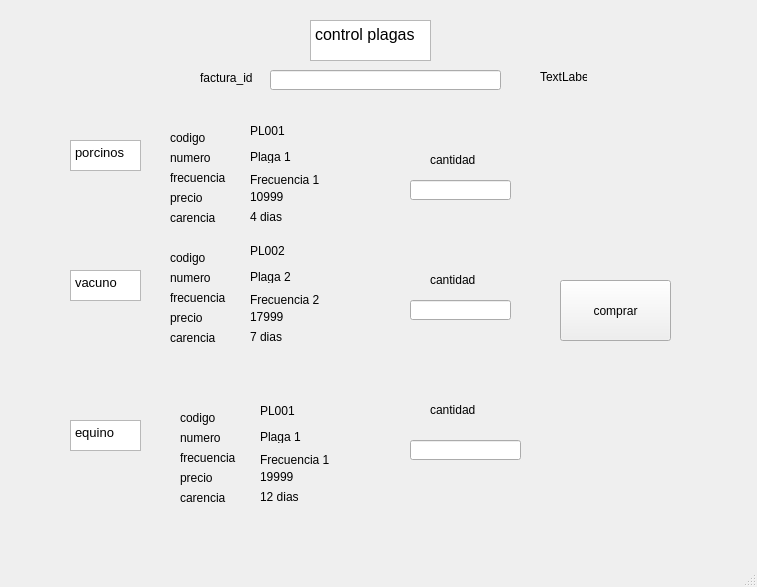
<?xml version="1.0" encoding="UTF-8"?>
<ui version="4.0">
 <class>MainWindow</class>
 <widget class="QMainWindow" name="MainWindow">
  <property name="geometry">
   <rect>
    <x>0</x>
    <y>0</y>
    <width>757</width>
    <height>587</height>
   </rect>
  </property>
  <property name="windowTitle">
   <string>MainWindow</string>
  </property>
  <widget class="QWidget" name="centralwidget">
   <widget class="QTextBrowser" name="textBrowser">
    <property name="geometry">
     <rect>
      <x>310</x>
      <y>20</y>
      <width>121</width>
      <height>41</height>
     </rect>
    </property>
    <property name="html">
     <string>&lt;!DOCTYPE HTML PUBLIC &quot;-//W3C//DTD HTML 4.0//EN&quot; &quot;http://www.w3.org/TR/REC-html40/strict.dtd&quot;&gt;
&lt;html&gt;&lt;head&gt;&lt;meta name=&quot;qrichtext&quot; content=&quot;1&quot; /&gt;&lt;style type=&quot;text/css&quot;&gt;
p, li { white-space: pre-wrap; }
&lt;/style&gt;&lt;/head&gt;&lt;body style=&quot; font-family:'MS Shell Dlg 2'; font-size:8.25pt; font-weight:400; font-style:normal;&quot;&gt;
&lt;p style=&quot; margin-top:0px; margin-bottom:0px; margin-left:0px; margin-right:0px; -qt-block-indent:0; text-indent:0px;&quot;&gt;&lt;span style=&quot; font-size:12pt;&quot;&gt;control plagas&lt;/span&gt;&lt;/p&gt;&lt;/body&gt;&lt;/html&gt;</string>
    </property>
   </widget>
   <widget class="QTextBrowser" name="textBrowser_2">
    <property name="geometry">
     <rect>
      <x>70</x>
      <y>140</y>
      <width>71</width>
      <height>31</height>
     </rect>
    </property>
    <property name="html">
     <string>&lt;!DOCTYPE HTML PUBLIC &quot;-//W3C//DTD HTML 4.0//EN&quot; &quot;http://www.w3.org/TR/REC-html40/strict.dtd&quot;&gt;
&lt;html&gt;&lt;head&gt;&lt;meta name=&quot;qrichtext&quot; content=&quot;1&quot; /&gt;&lt;style type=&quot;text/css&quot;&gt;
p, li { white-space: pre-wrap; }
&lt;/style&gt;&lt;/head&gt;&lt;body style=&quot; font-family:'MS Shell Dlg 2'; font-size:8.25pt; font-weight:400; font-style:normal;&quot;&gt;
&lt;p style=&quot; margin-top:0px; margin-bottom:0px; margin-left:0px; margin-right:0px; -qt-block-indent:0; text-indent:0px;&quot;&gt;&lt;span style=&quot; font-size:10pt;&quot;&gt;porcinos&lt;/span&gt;&lt;/p&gt;&lt;/body&gt;&lt;/html&gt;</string>
    </property>
   </widget>
   <widget class="QTextBrowser" name="textBrowser_3">
    <property name="geometry">
     <rect>
      <x>70</x>
      <y>270</y>
      <width>71</width>
      <height>31</height>
     </rect>
    </property>
    <property name="html">
     <string>&lt;!DOCTYPE HTML PUBLIC &quot;-//W3C//DTD HTML 4.0//EN&quot; &quot;http://www.w3.org/TR/REC-html40/strict.dtd&quot;&gt;
&lt;html&gt;&lt;head&gt;&lt;meta name=&quot;qrichtext&quot; content=&quot;1&quot; /&gt;&lt;style type=&quot;text/css&quot;&gt;
p, li { white-space: pre-wrap; }
&lt;/style&gt;&lt;/head&gt;&lt;body style=&quot; font-family:'MS Shell Dlg 2'; font-size:8.25pt; font-weight:400; font-style:normal;&quot;&gt;
&lt;p style=&quot; margin-top:0px; margin-bottom:0px; margin-left:0px; margin-right:0px; -qt-block-indent:0; text-indent:0px;&quot;&gt;&lt;span style=&quot; font-size:10pt;&quot;&gt;vacuno&lt;/span&gt;&lt;/p&gt;&lt;/body&gt;&lt;/html&gt;</string>
    </property>
   </widget>
   <widget class="QTextBrowser" name="textBrowser_4">
    <property name="geometry">
     <rect>
      <x>70</x>
      <y>420</y>
      <width>71</width>
      <height>31</height>
     </rect>
    </property>
    <property name="html">
     <string>&lt;!DOCTYPE HTML PUBLIC &quot;-//W3C//DTD HTML 4.0//EN&quot; &quot;http://www.w3.org/TR/REC-html40/strict.dtd&quot;&gt;
&lt;html&gt;&lt;head&gt;&lt;meta name=&quot;qrichtext&quot; content=&quot;1&quot; /&gt;&lt;style type=&quot;text/css&quot;&gt;
p, li { white-space: pre-wrap; }
&lt;/style&gt;&lt;/head&gt;&lt;body style=&quot; font-family:'MS Shell Dlg 2'; font-size:8.25pt; font-weight:400; font-style:normal;&quot;&gt;
&lt;p style=&quot; margin-top:0px; margin-bottom:0px; margin-left:0px; margin-right:0px; -qt-block-indent:0; text-indent:0px;&quot;&gt;&lt;span style=&quot; font-size:10pt;&quot;&gt;equino&lt;/span&gt;&lt;/p&gt;&lt;/body&gt;&lt;/html&gt;</string>
    </property>
   </widget>
   <widget class="QPushButton" name="comprar">
    <property name="geometry">
     <rect>
      <x>560</x>
      <y>280</y>
      <width>111</width>
      <height>61</height>
     </rect>
    </property>
    <property name="text">
     <string>comprar</string>
    </property>
   </widget>
   <widget class="QLabel" name="nombre_cliente">
    <property name="geometry">
     <rect>
      <x>250</x>
      <y>120</y>
      <width>47</width>
      <height>21</height>
     </rect>
    </property>
    <property name="text">
     <string>PL001</string>
    </property>
   </widget>
   <widget class="QLabel" name="nombre_cliente_2">
    <property name="geometry">
     <rect>
      <x>250</x>
      <y>150</y>
      <width>47</width>
      <height>13</height>
     </rect>
    </property>
    <property name="text">
     <string>Plaga 1</string>
    </property>
   </widget>
   <widget class="QLabel" name="nombre_cliente_3">
    <property name="geometry">
     <rect>
      <x>250</x>
      <y>170</y>
      <width>71</width>
      <height>20</height>
     </rect>
    </property>
    <property name="text">
     <string>Frecuencia 1</string>
    </property>
   </widget>
   <widget class="QLabel" name="nombre_cliente_4">
    <property name="geometry">
     <rect>
      <x>250</x>
      <y>190</y>
      <width>47</width>
      <height>13</height>
     </rect>
    </property>
    <property name="text">
     <string>10999</string>
    </property>
   </widget>
   <widget class="QLabel" name="label">
    <property name="geometry">
     <rect>
      <x>170</x>
      <y>190</y>
      <width>71</width>
      <height>16</height>
     </rect>
    </property>
    <property name="text">
     <string>precio</string>
    </property>
   </widget>
   <widget class="QLabel" name="label_2">
    <property name="geometry">
     <rect>
      <x>170</x>
      <y>150</y>
      <width>71</width>
      <height>16</height>
     </rect>
    </property>
    <property name="text">
     <string>numero</string>
    </property>
   </widget>
   <widget class="QLabel" name="label_3">
    <property name="geometry">
     <rect>
      <x>170</x>
      <y>170</y>
      <width>71</width>
      <height>16</height>
     </rect>
    </property>
    <property name="text">
     <string>frecuencia</string>
    </property>
   </widget>
   <widget class="QLabel" name="label_4">
    <property name="geometry">
     <rect>
      <x>170</x>
      <y>130</y>
      <width>71</width>
      <height>16</height>
     </rect>
    </property>
    <property name="text">
     <string>codigo</string>
    </property>
   </widget>
   <widget class="QLabel" name="label_5">
    <property name="geometry">
     <rect>
      <x>170</x>
      <y>250</y>
      <width>71</width>
      <height>16</height>
     </rect>
    </property>
    <property name="text">
     <string>codigo</string>
    </property>
   </widget>
   <widget class="QLabel" name="nombre_cliente_5">
    <property name="geometry">
     <rect>
      <x>250</x>
      <y>290</y>
      <width>71</width>
      <height>20</height>
     </rect>
    </property>
    <property name="text">
     <string>Frecuencia 2</string>
    </property>
   </widget>
   <widget class="QLabel" name="nombre_cliente_6">
    <property name="geometry">
     <rect>
      <x>250</x>
      <y>310</y>
      <width>47</width>
      <height>13</height>
     </rect>
    </property>
    <property name="text">
     <string>17999</string>
    </property>
   </widget>
   <widget class="QLabel" name="label_6">
    <property name="geometry">
     <rect>
      <x>170</x>
      <y>310</y>
      <width>71</width>
      <height>16</height>
     </rect>
    </property>
    <property name="text">
     <string>precio</string>
    </property>
   </widget>
   <widget class="QLabel" name="nombre_cliente_7">
    <property name="geometry">
     <rect>
      <x>250</x>
      <y>270</y>
      <width>47</width>
      <height>13</height>
     </rect>
    </property>
    <property name="text">
     <string>Plaga 2</string>
    </property>
   </widget>
   <widget class="QLabel" name="nombre_cliente_8">
    <property name="geometry">
     <rect>
      <x>250</x>
      <y>240</y>
      <width>47</width>
      <height>21</height>
     </rect>
    </property>
    <property name="text">
     <string>PL002</string>
    </property>
   </widget>
   <widget class="QLabel" name="label_7">
    <property name="geometry">
     <rect>
      <x>170</x>
      <y>290</y>
      <width>71</width>
      <height>16</height>
     </rect>
    </property>
    <property name="text">
     <string>frecuencia</string>
    </property>
   </widget>
   <widget class="QLabel" name="label_8">
    <property name="geometry">
     <rect>
      <x>170</x>
      <y>270</y>
      <width>71</width>
      <height>16</height>
     </rect>
    </property>
    <property name="text">
     <string>numero</string>
    </property>
   </widget>
   <widget class="QLabel" name="label_9">
    <property name="geometry">
     <rect>
      <x>180</x>
      <y>410</y>
      <width>71</width>
      <height>16</height>
     </rect>
    </property>
    <property name="text">
     <string>codigo</string>
    </property>
   </widget>
   <widget class="QLabel" name="nombre_cliente_9">
    <property name="geometry">
     <rect>
      <x>260</x>
      <y>450</y>
      <width>71</width>
      <height>20</height>
     </rect>
    </property>
    <property name="text">
     <string>Frecuencia 1</string>
    </property>
   </widget>
   <widget class="QLabel" name="nombre_cliente_10">
    <property name="geometry">
     <rect>
      <x>260</x>
      <y>470</y>
      <width>47</width>
      <height>13</height>
     </rect>
    </property>
    <property name="text">
     <string>19999</string>
    </property>
   </widget>
   <widget class="QLabel" name="label_10">
    <property name="geometry">
     <rect>
      <x>180</x>
      <y>470</y>
      <width>71</width>
      <height>16</height>
     </rect>
    </property>
    <property name="text">
     <string>precio</string>
    </property>
   </widget>
   <widget class="QLabel" name="nombre_cliente_11">
    <property name="geometry">
     <rect>
      <x>260</x>
      <y>430</y>
      <width>47</width>
      <height>13</height>
     </rect>
    </property>
    <property name="text">
     <string>Plaga 1</string>
    </property>
   </widget>
   <widget class="QLabel" name="nombre_cliente_12">
    <property name="geometry">
     <rect>
      <x>260</x>
      <y>400</y>
      <width>47</width>
      <height>21</height>
     </rect>
    </property>
    <property name="text">
     <string>PL001</string>
    </property>
   </widget>
   <widget class="QLabel" name="label_11">
    <property name="geometry">
     <rect>
      <x>180</x>
      <y>450</y>
      <width>71</width>
      <height>16</height>
     </rect>
    </property>
    <property name="text">
     <string>frecuencia</string>
    </property>
   </widget>
   <widget class="QLabel" name="label_12">
    <property name="geometry">
     <rect>
      <x>180</x>
      <y>430</y>
      <width>71</width>
      <height>16</height>
     </rect>
    </property>
    <property name="text">
     <string>numero</string>
    </property>
   </widget>
   <widget class="QLineEdit" name="recibe_id_factura_plaga">
    <property name="geometry">
     <rect>
      <x>270</x>
      <y>70</y>
      <width>231</width>
      <height>20</height>
     </rect>
    </property>
    <property name="text">
     <string/>
    </property>
   </widget>
   <widget class="QLabel" name="label_13">
    <property name="geometry">
     <rect>
      <x>170</x>
      <y>210</y>
      <width>71</width>
      <height>16</height>
     </rect>
    </property>
    <property name="text">
     <string>carencia</string>
    </property>
   </widget>
   <widget class="QLabel" name="nombre_cliente_16">
    <property name="geometry">
     <rect>
      <x>250</x>
      <y>210</y>
      <width>47</width>
      <height>13</height>
     </rect>
    </property>
    <property name="text">
     <string>4 dias</string>
    </property>
   </widget>
   <widget class="QLabel" name="label_14">
    <property name="geometry">
     <rect>
      <x>170</x>
      <y>330</y>
      <width>71</width>
      <height>16</height>
     </rect>
    </property>
    <property name="text">
     <string>carencia</string>
    </property>
   </widget>
   <widget class="QLabel" name="nombre_cliente_17">
    <property name="geometry">
     <rect>
      <x>250</x>
      <y>330</y>
      <width>47</width>
      <height>13</height>
     </rect>
    </property>
    <property name="text">
     <string>7 dias</string>
    </property>
   </widget>
   <widget class="QLabel" name="label_15">
    <property name="geometry">
     <rect>
      <x>180</x>
      <y>490</y>
      <width>71</width>
      <height>16</height>
     </rect>
    </property>
    <property name="text">
     <string>carencia</string>
    </property>
   </widget>
   <widget class="QLabel" name="nombre_cliente_18">
    <property name="geometry">
     <rect>
      <x>260</x>
      <y>490</y>
      <width>47</width>
      <height>13</height>
     </rect>
    </property>
    <property name="text">
     <string>12 dias</string>
    </property>
   </widget>
   <widget class="QLabel" name="label_16">
    <property name="geometry">
     <rect>
      <x>200</x>
      <y>70</y>
      <width>71</width>
      <height>16</height>
     </rect>
    </property>
    <property name="text">
     <string>factura_id</string>
    </property>
   </widget>
   <widget class="QLabel" name="label_17">
    <property name="geometry">
     <rect>
      <x>540</x>
      <y>70</y>
      <width>47</width>
      <height>13</height>
     </rect>
    </property>
    <property name="text">
     <string>TextLabel</string>
    </property>
   </widget>
   <widget class="QLineEdit" name="recibe_cantidad">
    <property name="geometry">
     <rect>
      <x>410</x>
      <y>180</y>
      <width>101</width>
      <height>20</height>
     </rect>
    </property>
    <property name="text">
     <string/>
    </property>
   </widget>
   <widget class="QLineEdit" name="recibe_cantidad_2">
    <property name="geometry">
     <rect>
      <x>410</x>
      <y>300</y>
      <width>101</width>
      <height>20</height>
     </rect>
    </property>
    <property name="text">
     <string/>
    </property>
   </widget>
   <widget class="QLineEdit" name="recibe_cantidad_3">
    <property name="geometry">
     <rect>
      <x>410</x>
      <y>440</y>
      <width>111</width>
      <height>20</height>
     </rect>
    </property>
    <property name="text">
     <string/>
    </property>
   </widget>
   <widget class="QLabel" name="nombre_cliente_13">
    <property name="geometry">
     <rect>
      <x>430</x>
      <y>150</y>
      <width>71</width>
      <height>20</height>
     </rect>
    </property>
    <property name="text">
     <string>cantidad</string>
    </property>
   </widget>
   <widget class="QLabel" name="nombre_cliente_14">
    <property name="geometry">
     <rect>
      <x>430</x>
      <y>270</y>
      <width>71</width>
      <height>20</height>
     </rect>
    </property>
    <property name="text">
     <string>cantidad</string>
    </property>
   </widget>
   <widget class="QLabel" name="nombre_cliente_15">
    <property name="geometry">
     <rect>
      <x>430</x>
      <y>400</y>
      <width>71</width>
      <height>20</height>
     </rect>
    </property>
    <property name="text">
     <string>cantidad</string>
    </property>
   </widget>
  </widget>
  <widget class="QMenuBar" name="menubar">
   <property name="geometry">
    <rect>
     <x>0</x>
     <y>0</y>
     <width>757</width>
     <height>21</height>
    </rect>
   </property>
  </widget>
  <widget class="QStatusBar" name="statusbar"/>
 </widget>
 <resources/>
 <connections/>
</ui>
